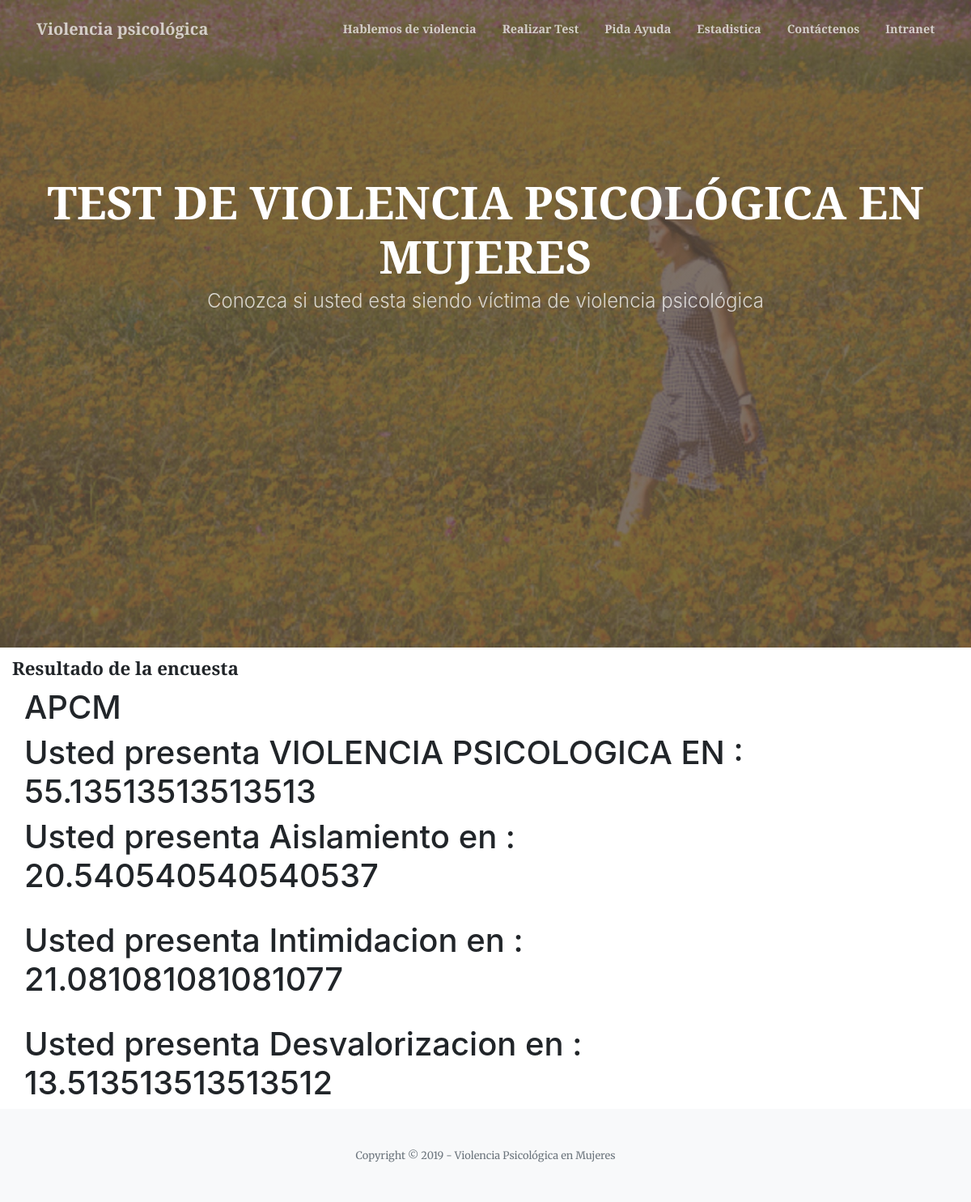
Screenshot of /resultado/22 with the database file from the repository.
### encuesta/models.py (models this page shows, shortened)
class ModelAudit(models.Model):
    isuso = models.BooleanField(default=True)
    fecha_registro = models.DateTimeField(auto_now_add=True)
    fecha_actualizacion = models.DateTimeField(auto_now=True)
    estado = models.BooleanField(default=True)
    class Meta:
        abstract = True

class EncuestaMujer(ModelAudit):
    nombre = models.CharField(max_length=30)
    hora_inicio = models.TimeField(auto_now_add=True)
    hora_fin = models.TimeField(null=True)
    num_pre_asig = models.PositiveIntegerField()
    num_pre_resuelta = models.PositiveIntegerField()
    mujer = models.ForeignKey(Mujer, on_delete=models.PROTECT)
    encuesta = models.ForeignKey(Encuesta, on_delete=models.PROTECT)
    resultado = models.CharField(max_length=250,blank=True,null=True)
    def __str__(self):
        return self.nombre
    """
    make a function for asign a order
    1-- A
    2 --I
    3 -- D
    """
    def calcular(self):
        lista_preguntas=self.preguntaresultado_set.filter(estado=True)
        contadora=0
        contadori=0
        contadord=0
        for i in lista_preguntas:
            if i.pregunta.tipo == 1:
                contadora+=i.valor*(100/185)
            if i.pregunta.tipo == 2:
                contadori+=i.valor*(100/185)
            if i.pregunta.tipo == 3:
                contadord+=i.valor*(100/185)
        return [contadora,contadori,contadord,(contadori+contadord+contadora)]

class Preguntaresultado(ModelAudit):
    pregunta_denom = models.CharField(max_length=100)
    valor = models.PositiveIntegerField()
    valor_denom = models.CharField(max_length=60)
    pregunta = models.ForeignKey(Pregunta, on_delete=models.PROTECT)
    encuesta = models.ForeignKey(EncuestaMujer, on_delete=models.PROTECT)

### encuesta/views.py (the view)
def resultado(request,pk=None):
    mujer = EncuestaMujer.objects.get(id=pk)
    context = {
        'mujer': mujer
    }
    return render(request, 'encuesta/resultado.html', context)

### templates/encuesta/resultado.html (shortened to what this page needs)
{% extends 'hubpage/tu_base.html' %}
{% load static %}
{% block content %}
<div class="">
    <div class="col-md-12 col-sm-12 ">
      <div class="x_panel">
        <div class="x_title">
          <h3>
            <small>
              <strong>Resultado de la encuesta </strong>
            </small>
          </h3>
        </div>
        <div class="col-sm-10">
          <div class="dataTables_length" id="datatable_length">
            <h1>{{ mujer   }}</h1>
            <h1>Usted presenta VIOLENCIA PSICOLOGICA EN : {{mujer.calcular.3 }}</h1>
                   <h1>Usted presenta Aislamiento en : {{mujer.calcular.0}}</h1>
                   <br>
                   <h1>Usted presenta Intimidacion en : {{mujer.calcular.1 }}</h1>
                   <br>
                   <h1>Usted presenta Desvalorizacion en : {{mujer.calcular.2 }}</h1>
          </div>
        </div>
      </div>
    </div>
</div>
{% endblock %}

### rows the page displays
EncuestaMujer: nombre "APCM", calcular.3 "55.13513513513513", calcular.0 "20.540540540540537", calcular.1 "21.081081081081077", calcular.2 "13.513513513513512"
